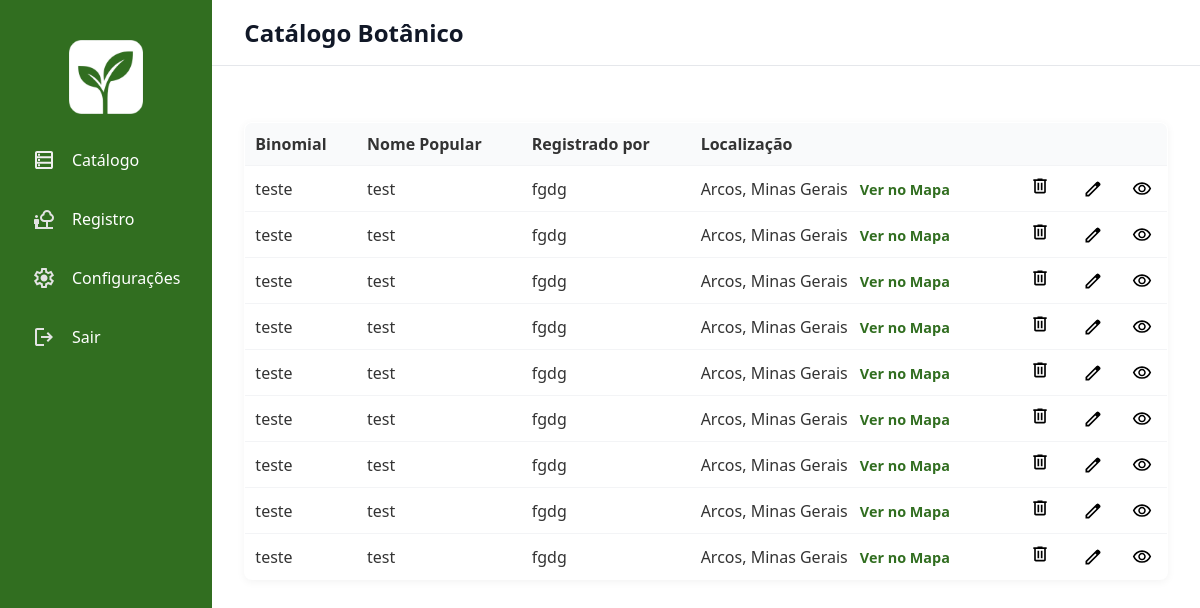
The page /catalog/ (signed in) on the database as committed earlier.
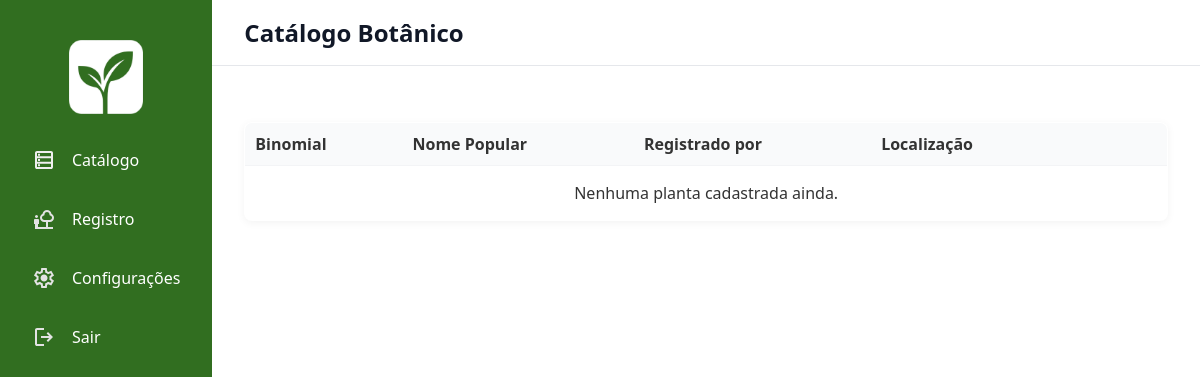
The same page on the database as committed later.
### apps/core/models.py (models this page shows, shortened)
class BotanicalRegister(models.Model):
    binomial = models.CharField(max_length=250)
    common_name = models.CharField(max_length=250)
    botanical_family = models.CharField(max_length=250)
    genus = models.CharField(max_length=250)
    species = models.CharField(max_length=250)
    author = models.CharField(max_length=250)
    height = models.FloatField()
    diameter = models.FloatField()
    stem_type = models.CharField(max_length=MAX_LENGHT, choices=StemType.choices, default=StemType.UNKNOWN)
    leaf_type = models.CharField(max_length=MAX_LENGHT, choices=LeafType.choices, default=LeafType.UNKNOWN)
    flower_type = models.CharField(max_length=MAX_LENGHT, choices=FlowerType.choices, default=FlowerType.UNKNOWN)
    flowering_period = models.CharField(max_length=MAX_LENGHT, choices=FloweringPeriod.choices, default=FloweringPeriod.UNKNOWN)
    fruit_type = models.CharField(max_length=MAX_LENGHT, choices=FruitType.choices, default=FruitType.UNKNOWN)
    fruiting_period = models.CharField(max_length=MAX_LENGHT, choices=FruitingPeriod.choices, default=FruitingPeriod.UNKNOWN)
    morphological_observations = models.TextField(blank=True, null=True)
    soil_type = models.CharField(max_length=MAX_LENGHT, choices=SoilType.choices, default=SoilType.UNKNOWN)
    soil_pH = models.FloatField()
    moisture = models.CharField(max_length=MAX_LENGHT, choices=MoistureLevel.choices, default=MoistureLevel.UNKNOWN)
    lighting = models.CharField(max_length=MAX_LENGHT, choices=LightExposure.choices, default=LightExposure.UNKNOWN)
    temperature= models.FloatField()
    climate = models.CharField(max_length=MAX_LENGHT, choices=PredominantClimate.choices, default=PredominantClimate.UNKNOWN)
    water_requirement = models.CharField(max_length=MAX_LENGHT, choices=WaterRequirement.choices, default=WaterRequirement.UNKNOWN)
    watering_frequency = models.CharField(max_length=MAX_LENGHT, choices=WateringFrequency.choices, default=WateringFrequency.UNKNOWN)
    fertilization_type = models.CharField(max_length=MAX_LENGHT, choices=FertilizationType.choices, default=FertilizationType.NONE)
    need_for_pruning = models.BooleanField(default=False)
    susceptibility = models.TextField(blank=True, null=True)
    cultivation_notes = models.TextField(blank=True, null=True)
    country = models.CharField(max_length=100)
    state_province = models.CharField(max_length=100)
    city = models.CharField(max_length=100)
    specific_location = models.TextField(blank=True, null=True)
    latitude = models.FloatField()
    longitude = models.FloatField()
    altitude_meters = models.FloatField(blank=True, null=True)
    biome = models.CharField(max_length=100, blank=True, null=True)
    ecosystem = models.CharField(max_length=150, blank=True, null=True)
    registration_date = models.DateField(auto_now_add=True)
    planting_date = models.DateField(blank=True, null=True)
    collection_date = models.DateField(blank=True, null=True)
    origin = models.CharField(max_length=100, blank=True, null=True)
    collection_number = models.CharField(max_length=100, blank=True, null=True)
    registered_by = models.CharField(max_length=150)
    general_image = models.ImageField(upload_to='plants/general/', null=True, blank=True)
    stem_image = models.ImageField(upload_to='plants/stem/', null=True, blank=True)
    leaf_image = models.ImageField(upload_to='plants/leaf/', null=True, blank=True)
    flower_image = models.ImageField(upload_to='plants/flower/', null=True, blank=True)
    fruit_image = models.ImageField(upload_to='plants/fruit/', null=True, blank=True)

### apps/core/views.py (the view)
# urls.py: path('catalog/', views.read, name='catalog'),
@never_cache
@login_required
def read(request):
    botanicals = BotanicalRegister.objects.all()
    return render(request, 'core/catalog.html', {'botanicals': botanicals})

### templates/core/catalog.html (shortened to what this page needs)
{% load static %}
<!DOCTYPE html>
<html lang="pt-br">
<head>
    <link rel="stylesheet" href="{% static 'css/core.css' %}" />
    <link rel="stylesheet" href="{% static 'css/global.css' %}" />
    <link rel="stylesheet" href="{% static 'css/catalog.css' %}" />
</head>
<body>
    <aside>
        <img class="logo" src="{% static 'assets/geoplant_w.png' %}" alt="Logo Geo Plant" width="90" height="90" />
        <a href="{% url 'catalog' %}"><img src="{% static 'svg/home.svg' %}" alt="home" />Catálogo</a>
        <a href="{% url 'create_botanical' %}"><img src="{% static 'svg/register_botanic.svg' %}"
                alt="registrar" />Registro</a>
        <a href="#"><img src="{% static 'svg/settings.svg' %}" alt="Configurações" />Configurações</a>
        <a href="{% url 'login' %}"><img src="{% static 'svg/logout.svg' %}" alt="Sair" />Sair</a>
    </aside>
    <div class="main">
        <header>
            <h1>Catálogo Botânico</h1>
        </header>
        <div class="content">
            <table class="no-vertical-lines" border="1" cellpadding="0" cellspacing="0" role="grid"
                aria-label="Catálogo botânico">
                <thead>
                    <tr>
                        <th>Binomial</th>
                        <th>Nome Popular</th>
                        <th>Registrado por</th>
                        <th>Localização</th>
                        <th aria-label="Excluir"></th>
                        <th aria-label="Editar"></th>
                        <th aria-label="Visualizar"></th>
                    </tr>
                </thead>
                <tbody>
                    {% for bot in botanicals %}
                    <tr>
                        <td data-label="Binomial">{{ bot.binomial }}</td>
                        <td data-label="Nome Popular">{{ bot.common_name }}</td>
                        <td data-label="Registrado por">{{ bot.registered_by }}</td>
                        <td data-label="Localização">
                            {{ bot.city }}, {{ bot.state_province }}
                            <a href="https://www.google.com/maps?q={{ bot.latitude }},{{ bot.longitude }}"
                                target="_blank" rel="noopener" class="map-link">
                                Ver no Mapa
                            </a>
                        </td>
                        <td data-label="Excluir">
                            <form method="POST" action="{% url 'delete' bot.id %}">
                                <button type="submit" style="background:none; border:none; padding:0;">
                                    <img class="crud" src="{% static 'svg/delete.svg' %}" alt="Excluir" />
                                </button>
                            </form>
                        </td>
                        <td data-label="Editar">
                            <a href="{% url 'update' bot.id %}">
                                <img class="crud" src="{% static 'svg/edit.svg' %}" alt="Editar" />
                            </a>
                        </td>
                        <td data-label="Visualizar">
                            <a href="{% url 'view' bot.id %}">
                                <img class="crud" src="{% static 'svg/eye.svg' %}" alt="Visualizar" />
                            </a>
                        </td>
                    </tr>
                    {% empty %}
                    <tr>
                        <td colspan="7" style="text-align:center; padding: 1rem;">
                            Nenhuma planta cadastrada ainda.
                        </td>
                    </tr>
                    {% endfor %}
                </tbody>
            </table>
        </div>
    </div>
</body>
</html>

### static/css/core.css (style rules this page uses)
* { box-sizing: border-box; margin: 0; padding: 0; }
:root { --color-primary: #316e20; --color-secondary: #2e7d32; --color-background: #d1d5db; --color-link: #19461b; --color-text: #333; }
body { display: flex; height: 100vh; overflow: hidden; }
aside { background-color: var(--color-primary); color: var(--color-text); padding: 2rem 1rem; display: flex; flex-direction: column; gap: 1rem; }
.logo { display: block; margin: 0 auto; }
aside a { display: flex; align-items: center; gap: 1rem; color: #ffffff; text-decoration: none; padding: 0.6rem 1rem; border-radius: 3px; transition: background 0.3s; }
.main { flex: 1; display: flex; flex-direction: column; }
header { background-color: #fff; padding: 1rem 2rem; border-bottom: 1px solid #e5e7eb; display: flex; justify-content: space-between; align-items: center; }
header h1 { font-size: 1.5rem; color: #111827; }
.content { padding: 2rem; overflow-y: auto; }
table { width: 100%; border-collapse: collapse; margin-top: 1.5rem; background-color: white; border-radius: 8px; overflow: hidden; box-shadow: 0 2px 8px rgba(0, 0, 0, 0.05); }
th, td { padding: 1rem; text-align: left; border-bottom: 1px solid #f3f4f6; }
th { background-color: #f9fafb; font-weight: 600; border-right: none; }

### static/css/global.css (style rules this page uses)
html, body { font-family: 'Segoe UI', sans-serif; color: var(--color-text); }

### static/css/catalog.css (style rules this page uses)
table.no-vertical-lines { border-collapse: collapse; border: 1px solid #ccc; width: 100%; }
table.no-vertical-lines th, table.no-vertical-lines td { border-left: none; border-right: none; padding: 10px; text-align: left; }

Rows that differ between the two databases and show on the page:
removed BotanicalRegister: binomial "teste", common_name "test", registered_by "fgdg", city "Arcos", state_province "Minas Gerais"
removed BotanicalRegister: binomial "teste", common_name "test", registered_by "fgdg", city "Arcos", state_province "Minas Gerais"
removed BotanicalRegister: binomial "teste", common_name "test", registered_by "fgdg", city "Arcos", state_province "Minas Gerais"
removed BotanicalRegister: binomial "teste", common_name "test", registered_by "fgdg", city "Arcos", state_province "Minas Gerais"
removed BotanicalRegister: binomial "teste", common_name "test", registered_by "fgdg", city "Arcos", state_province "Minas Gerais"
removed BotanicalRegister: binomial "teste", common_name "test", registered_by "fgdg", city "Arcos", state_province "Minas Gerais"
removed BotanicalRegister: binomial "teste", common_name "test", registered_by "fgdg", city "Arcos", state_province "Minas Gerais"
removed BotanicalRegister: binomial "teste", common_name "test", registered_by "fgdg", city "Arcos", state_province "Minas Gerais"
removed BotanicalRegister: binomial "teste", common_name "test", registered_by "fgdg", city "Arcos", state_province "Minas Gerais"
Other text that changed with them:
text now shown: "Nenhuma planta cadastrada ainda."
